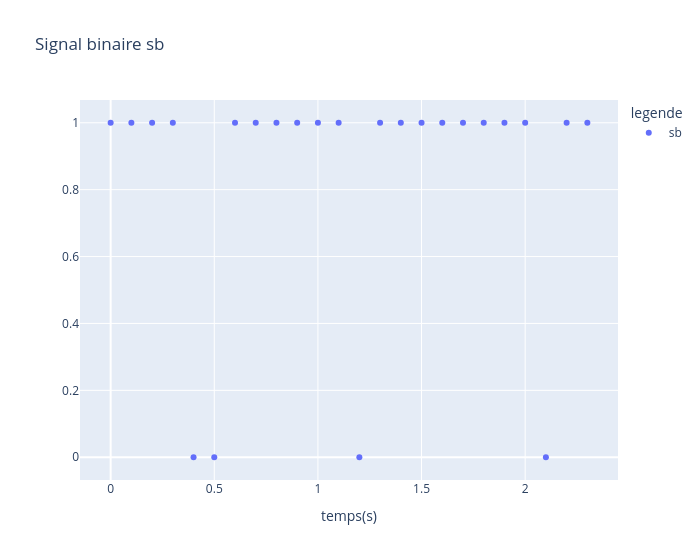

The notebook cell saved with this chart:
### Markdown cell above
## **ATTENTION**
L’affichage d’un signal possédant un très grand nombre de points peut faire crasher VSCode.
Aussi, pour chaque signal que vous souhaiterez afficher, pensez à **réduire sa dimension** **dans la dataframe créée pour l’affichage**.

### Code cell
# Affichage de s_b 
Nbits_to_plot = 1500 * 8

df_sb = pd.DataFrame({'x': tb[:Nbits_to_plot], 'y': sb[:Nbits_to_plot], 'legende':'sb'})
fig2 = px.scatter(df_sb, x='x',  y='y', color='legende', labels={'x': 'temps(s)' , 'y':''}, title= 'Signal binaire sb' , width=700 )
fig2.show()

### Figure 1 — Plotly figure (JSON) as saved in the notebook; plotly's stock layout.template omitted (floating-point values rounded to 4 significant figures)
{"data": [{"hovertemplate": "legende=sb<br>temps(s)=%{x}<br>=%{y}<extra></extra>", "legendgroup": "sb", "marker": {"color": "#636efa", "symbol": "circle"}, "mode": "markers", "name": "sb", "orientation": "v", "showlegend": true, "type": "scatter", "x": [0.0, 0.1, 0.2, 0.3, 0.4, 0.5, 0.6, 0.7, 0.8, 0.9, 1.0, 1.1, 1.2, 1.3, 1.4, 1.5, 1.6, 1.7, 1.8, 1.9, 2.0, 2.1, 2.2, 2.3], "xaxis": "x", "y": [1, 1, 1, 1, 0, 0, 1, 1, 1, 1, 1, 1, 0, 1, 1, 1, 1, 1, 1, 1, 1, 0, 1, 1], "yaxis": "y"}], "layout": {"legend": {"title": {"text": "legende"}, "tracegroupgap": 0}, "title": {"text": "Signal binaire sb"}, "width": 700, "xaxis": {"anchor": "y", "domain": [0, 1], "title": {"text": "temps(s)"}}, "yaxis": {"anchor": "x", "domain": [0, 1], "title": {"text": ""}}}}
